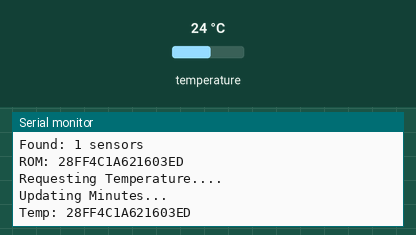
Simulated run of this sketch. Board: Arduino Uno, built with avr-gcc and run on an emulated ATmega328P. On the bench: the last lines printed to the serial monitor. Inputs (shaded band) come from the test bench; at power-on: temperature 24 °C.

Above: at 1.2 s.
1.3 s: temperature set to 12 °C
At 6.2 s:
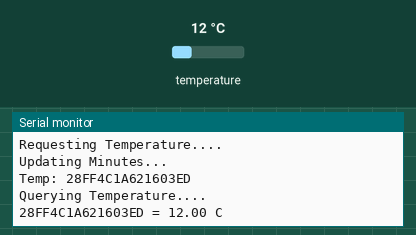
At 10.7 s:
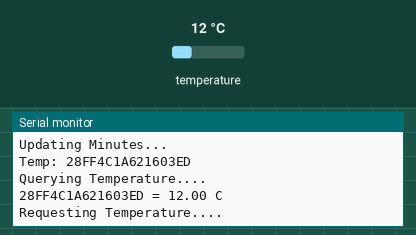

The sketch:

TempLoggerEthernet.ino
```cpp
#include <DallasTemperature.h>
#include <OneWire.h>
#include <SPI.h>
#include <Ethernet.h>
#include "callback.h"


// Define time intervals based on milliseconds
#define SECONDS 1000L
#define MINUTES 60*SECONDS
#define HOURS 60*MINUTES
#define DAYS 24*HOURS

#define ONE_WIRE_PORT 2
#define MAX_SENSORS 7
#define MAX_HISTORY 5

OneWire oneWire(ONE_WIRE_PORT);
DallasTemperature sensors(&oneWire);

DeviceAddress addresses[MAX_SENSORS];
float lastTemperature[MAX_SENSORS];
float lastMinutes[MAX_SENSORS][MAX_HISTORY];

byte mac[] = {
  0x90,0xA2,0xDA,0x00,0x26,0xEB};
byte ip[] = {
  192,168,192,206};
EthernetServer server(80);

typedef void(*callback)(void);

// Used to regularly invoke a given callback
void doInterval(unsigned long* timeBuffer, unsigned long interval, callback cb) {
  if( (long)( millis() - *timeBuffer) >= 0) {
    (*cb)();
    *timeBuffer = millis() + interval;
  }
}

void pushInArray(float* array, float value) {
  for(int i = MAX_HISTORY - 2; i >= 0; i--) {
    array[i + 1] = array[i];
  }
  array[0] = value;
}

float avg(float* array) {
  float result = 0.0;
  float divisor = 0.0;
  for(int i = 0; i < MAX_HISTORY && array[i] > 0.0; i++) {
    result += array[i];
    divisor += 1.0;
  }
  return divisor == 0.0 ? 0.0 : result / divisor;
}

// function to print a device address
void printAddress(DeviceAddress deviceAddress)
{
  for (uint8_t i = 0; i < 8; i++)
  {
    // zero pad the address if necessary
    if (deviceAddress[i] < 16) Serial.print("0");
    Serial.print(deviceAddress[i], HEX);
  }
}

unsigned long fiveSecondBuffer;
boolean queryOrFetch = true;
void everyFiveSeconds() {
  if (queryOrFetch) {
    Serial.println("Requesting Temperature....");
    sensors.setWaitForConversion(false);
    sensors.requestTemperatures();
  }
  else {
    Serial.println("Querying Temperature....");
    for(int i = 0; i < min(MAX_SENSORS, sensors.getDeviceCount()); i++) {
      lastTemperature[i] = sensors.getTempCByIndex(i);
      printAddress(addresses[i]);
      Serial.print(" = ");
      Serial.print(lastTemperature[i]);
      Serial.print(" C ");
      Serial.println();
    }
  }
  queryOrFetch = !queryOrFetch;
}

unsigned long oneMinuteBuffer;
void everyMinute() {
  Serial.println("Updating Minutes...");
  for(int i = 0; i < min(MAX_SENSORS, sensors.getDeviceCount()); i++) {
    pushInArray(lastMinutes[i], lastTemperature[i]);
    Serial.print("Temp: ");
    printAddress(addresses[i]);
    Serial.println();
  }
}


void tempLoop(void) {
  doInterval(&fiveSecondBuffer, 5*SECONDS, &everyFiveSeconds);
  doInterval(&oneMinuteBuffer, 1*MINUTES, &everyMinute);
}


void setup() {  //setup stuff
  Serial.begin(9600);
  sensors.begin();
  Serial.print("Found: ");
  Serial.print(sensors.getDeviceCount());
  sensors.setResolution(12);
  Serial.println(" sensors");
  for(int i = 0; i < min(MAX_SENSORS, sensors.getDeviceCount()); i++) {
    sensors.getAddress(addresses[i], i);
    Serial.print("ROM: ");
    printAddress(addresses[i]);
    Serial.println();
  }
  Ethernet.begin(mac, ip);
  server.begin();
}

void loop()
{
  tempLoop();
  EthernetClient client = server.available();
  if (client) {
    boolean currentLineIsBlank = true;
    while (client.connected()) {
      if (client.available()) {
        char c = client.read();
        Serial.write(c);
        // if you've gotten to the end of the line (received a newline
        // character) and the line is blank, the http request has ended,
        // so you can send a reply
        if (c == '\n' && currentLineIsBlank) {
          // send a standard http response header
          client.println("HTTP/1.1 200 OK");
          client.println("Content-Type: application/json");
          client.println("Connnection: close");
          client.println();
          client.println();
          client.println("sensors({");
          for(int si = 0; si < min(MAX_SENSORS, sensors.getDeviceCount()); si++) {
            if (si > 0) {
              client.print(",");
            }
            client.print("\"");
            for(int j = 0; j < 8; j++) {
              if (addresses[si][j] < 16) client.print("0");
              client.print(addresses[si][j], HEX);
            }
            client.println("\" : {");
            client.print(" temp : ");
            client.print(lastTemperature[si]);
            client.println(",");
            client.print("lastMinutes : [");
            for(int j = 0; j < MAX_HISTORY; j++) {
              if (j > 0) {
                client.print(",");
              }
              client.print(lastMinutes[si][j]);
            }
            client.println("]");
            client.println("}");
          }
          client.println("})");
          break;
        }
        if (c == '\n') {
          // you're starting a new line
          currentLineIsBlank = true;
        }
        else if (c != '\r') {
          // you've gotten a character on the current line
          currentLineIsBlank = false;
        }
      }
    }
    // give the web browser time to receive the data
    delay(1);
    // close the connection:
    client.stop();
  }
}
```

callback.h
```cpp
// Define a simple void function pointer used by timer callbacks
// Cannot be done inside an arduino sektch
typedef void(*callback)(void);
```

Measured:
- after the input at 1.3 s, the serial monitor: prints a new line after 3.8 s (image 1)
